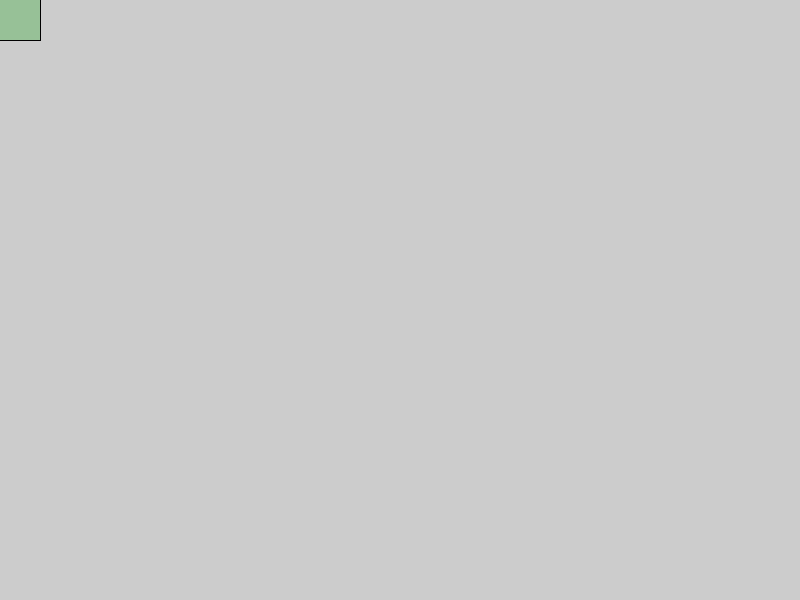
Frame 1 (no input)
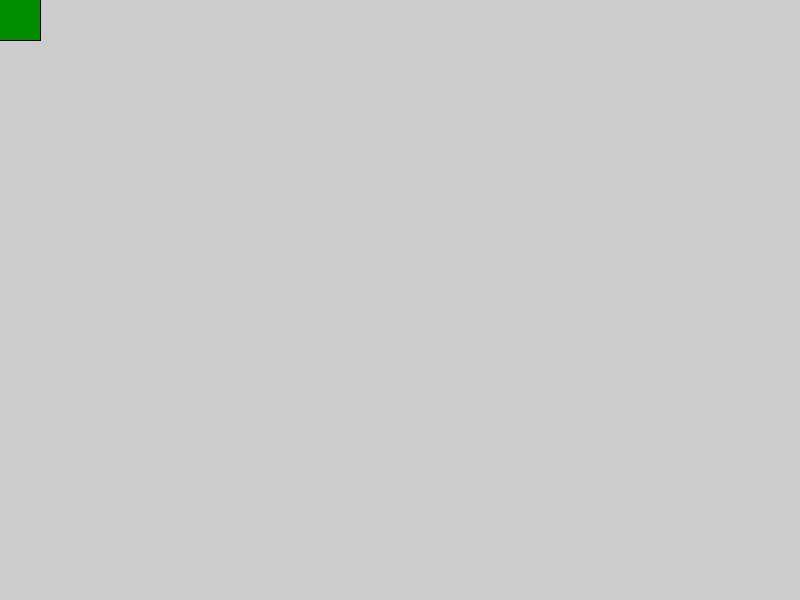
Frame 60 (the mouse pressed at the canvas centre just before this capture)
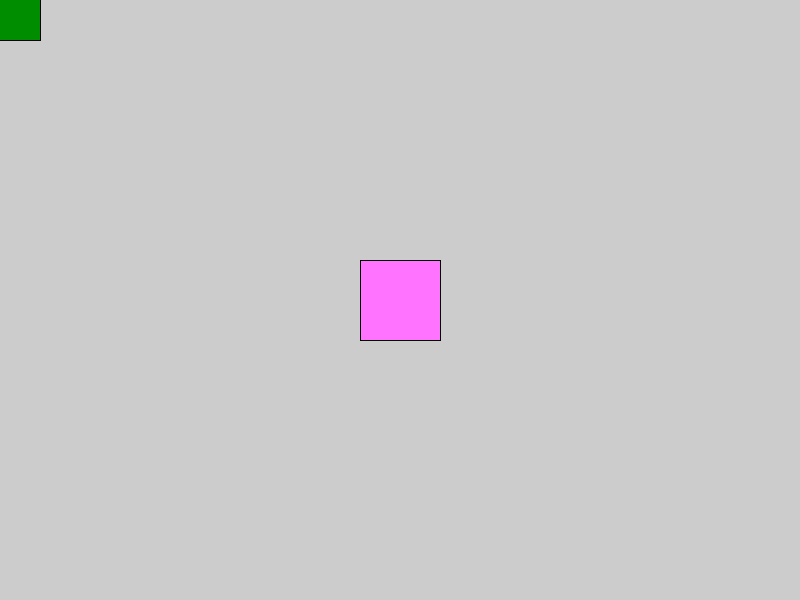
Frame 120 (the mouse held since frame 60 and released just before this capture)

The Processing sketch that drew these frames (run headless with seeded random() and noise(); from frame 60 on, the mouse is pressed at the canvas centre):

// Processing sketch: processing_29878
// ── processing_29878.pde

void setup() {
  size(800, 600);
  smooth();
}

void draw() {
  if (mousePressed) {
    fill(255,random(255),255,random(255));
  } else {
    fill(0,random(255),0,random(255));
  }
  quad(mouseX-40, mouseY-40, mouseX-40, mouseY+40, mouseX+40, mouseY+40, mouseX+40, mouseY-40);
}
